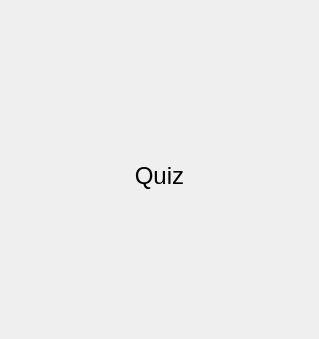
<?xml version="1.0" encoding="UTF-8"?>
<ui version="4.0">
 <class>QuizSimulator</class>
 <widget class="QWidget" name="QuizSimulator">
  <property name="geometry">
   <rect>
    <x>0</x>
    <y>0</y>
    <width>319</width>
    <height>339</height>
   </rect>
  </property>
  <property name="windowTitle">
   <string>Form</string>
  </property>
  <layout class="QVBoxLayout" name="verticalLayout_3">
   <property name="spacing">
    <number>0</number>
   </property>
   <property name="margin">
    <number>0</number>
   </property>
   <item>
    <widget class="QLabel" name="m_quizBar">
     <property name="text">
      <string/>
     </property>
    </widget>
   </item>
   <item>
    <widget class="QStackedWidget" name="m_phoneWidget">
     <property name="sizePolicy">
      <sizepolicy hsizetype="Preferred" vsizetype="Preferred">
       <horstretch>0</horstretch>
       <verstretch>0</verstretch>
      </sizepolicy>
     </property>
     <property name="currentIndex">
      <number>0</number>
     </property>
     <widget class="QWidget" name="m_pageStopped">
      <layout class="QHBoxLayout" name="horizontalLayout_3">
       <property name="margin">
        <number>0</number>
       </property>
       <item>
        <widget class="QLabel" name="m_lblHeading_2">
         <property name="text">
          <string notr="true">&lt;span style=&quot; font-size:18pt;&quot;&gt;Quiz&lt;/span&gt;</string>
         </property>
         <property name="alignment">
          <set>Qt::AlignCenter</set>
         </property>
        </widget>
       </item>
      </layout>
     </widget>
     <widget class="QWidget" name="m_pageWelcome">
      <layout class="QVBoxLayout" name="verticalLayout_2">
       <item>
        <spacer name="verticalSpacer_2">
         <property name="orientation">
          <enum>Qt::Vertical</enum>
         </property>
         <property name="sizeHint" stdset="0">
          <size>
           <width>20</width>
           <height>116</height>
          </size>
         </property>
        </spacer>
       </item>
       <item>
        <widget class="QLabel" name="m_lblHeading">
         <property name="text">
          <string notr="true">Heading</string>
         </property>
         <property name="alignment">
          <set>Qt::AlignCenter</set>
         </property>
        </widget>
       </item>
       <item>
        <widget class="Line" name="line_2">
         <property name="orientation">
          <enum>Qt::Horizontal</enum>
         </property>
        </widget>
       </item>
       <item>
        <widget class="QLabel" name="m_lblAuthor">
         <property name="text">
          <string notr="true">Author</string>
         </property>
         <property name="alignment">
          <set>Qt::AlignCenter</set>
         </property>
        </widget>
       </item>
       <item>
        <spacer name="verticalSpacer_3">
         <property name="orientation">
          <enum>Qt::Vertical</enum>
         </property>
         <property name="sizeHint" stdset="0">
          <size>
           <width>20</width>
           <height>115</height>
          </size>
         </property>
        </spacer>
       </item>
       <item>
        <layout class="QHBoxLayout" name="horizontalLayout_2">
         <item>
          <spacer name="horizontalSpacer_3">
           <property name="orientation">
            <enum>Qt::Horizontal</enum>
           </property>
           <property name="sizeHint" stdset="0">
            <size>
             <width>40</width>
             <height>20</height>
            </size>
           </property>
          </spacer>
         </item>
         <item>
          <widget class="QPushButton" name="m_btnStart">
           <property name="enabled">
            <bool>false</bool>
           </property>
           <property name="text">
            <string>&amp;Start</string>
           </property>
          </widget>
         </item>
         <item>
          <spacer name="horizontalSpacer_4">
           <property name="orientation">
            <enum>Qt::Horizontal</enum>
           </property>
           <property name="sizeHint" stdset="0">
            <size>
             <width>40</width>
             <height>20</height>
            </size>
           </property>
          </spacer>
         </item>
        </layout>
       </item>
      </layout>
     </widget>
     <widget class="QWidget" name="m_pageFinish">
      <layout class="QVBoxLayout" name="verticalLayout">
       <item>
        <widget class="QLabel" name="label">
         <property name="text">
          <string>You have completed the quiz</string>
         </property>
         <property name="alignment">
          <set>Qt::AlignCenter</set>
         </property>
        </widget>
       </item>
       <item>
        <widget class="Line" name="line">
         <property name="orientation">
          <enum>Qt::Horizontal</enum>
         </property>
        </widget>
       </item>
       <item>
        <widget class="QLabel" name="m_lblTotalCorrect">
         <property name="text">
          <string>Total correct: %1</string>
         </property>
         <property name="alignment">
          <set>Qt::AlignCenter</set>
         </property>
        </widget>
       </item>
       <item>
        <widget class="QLabel" name="m_lblTotalWrong">
         <property name="text">
          <string>Total wrong: %1</string>
         </property>
         <property name="alignment">
          <set>Qt::AlignCenter</set>
         </property>
        </widget>
       </item>
       <item>
        <widget class="QLabel" name="m_lblTotalUnanswered">
         <property name="text">
          <string>Total unanswered: %1</string>
         </property>
         <property name="alignment">
          <set>Qt::AlignCenter</set>
         </property>
        </widget>
       </item>
       <item>
        <spacer name="verticalSpacer">
         <property name="orientation">
          <enum>Qt::Vertical</enum>
         </property>
         <property name="sizeHint" stdset="0">
          <size>
           <width>20</width>
           <height>40</height>
          </size>
         </property>
        </spacer>
       </item>
       <item>
        <layout class="QGridLayout" name="gridLayout">
         <item row="0" column="2" rowspan="2">
          <spacer name="horizontalSpacer_2">
           <property name="orientation">
            <enum>Qt::Horizontal</enum>
           </property>
           <property name="sizeHint" stdset="0">
            <size>
             <width>40</width>
             <height>20</height>
            </size>
           </property>
          </spacer>
         </item>
         <item row="1" column="1">
          <widget class="QPushButton" name="m_btnExit">
           <property name="text">
            <string>&amp;Exit</string>
           </property>
          </widget>
         </item>
         <item row="0" column="0" rowspan="2">
          <spacer name="horizontalSpacer">
           <property name="orientation">
            <enum>Qt::Horizontal</enum>
           </property>
           <property name="sizeHint" stdset="0">
            <size>
             <width>40</width>
             <height>20</height>
            </size>
           </property>
          </spacer>
         </item>
         <item row="0" column="1">
          <widget class="QPushButton" name="m_btnRestart">
           <property name="text">
            <string>&amp;Restart</string>
           </property>
          </widget>
         </item>
        </layout>
       </item>
      </layout>
     </widget>
    </widget>
   </item>
  </layout>
 </widget>
 <resources/>
 <connections/>
</ui>
